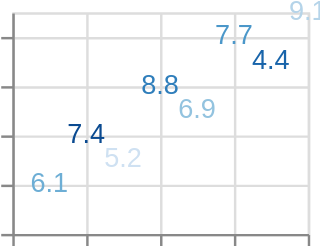

The specification (Vega-Lite) saved for this image:
### Vega-Lite specification from a JSON file in a GitHub repository (floating-point values rounded to 4 significant figures)
{"$schema": "https://vega.github.io/schema/vega-lite/v6.json", "padding": 5, "autosize": "none", "data": {"name": "table", "values": [{"c": "A", "g": "p", "x": 1, "y": 2, "v": 5, "t": "2024-01-15", "o": {"v": 3}, "IMDB Rating": 6.1, "d": "x1"}, {"c": "B", "g": "q", "x": 2, "y": 4, "v": 9, "t": "2024-02-20", "o": {"v": 7}, "IMDB Rating": 7.4, "d": "x2"}, {"c": "A", "g": "q", "x": 3, "y": 3, "v": 2, "t": "2024-03-05", "o": {"v": 1}, "IMDB Rating": 5.2, "d": "x1"}, {"c": "C", "g": "p", "x": 4, "y": 6, "v": 7, "t": "2024-05-30", "o": {"v": 4}, "IMDB Rating": 8.8, "d": "x3"}, {"c": "B", "g": "p", "x": 5, "y": 5, "v": 4, "t": "2024-07-11", "o": {"v": 9}, "IMDB Rating": 6.9, "d": "x2"}, {"c": "C", "g": "q", "x": 6, "y": 8, "v": 6, "t": "2024-09-02", "o": {"v": 2}, "IMDB Rating": 7.7, "d": "x3"}, {"c": "A", "g": "p", "x": 7, "y": 7, "v": 8, "t": "2024-11-25", "o": {"v": 5}, "IMDB Rating": 4.4, "d": "x1"}, {"c": "B", "g": "q", "x": 8, "y": 9, "v": 3, "t": "2024-12-31", "o": {"v": 8}, "IMDB Rating": 9.1, "d": "x2"}]}, "width": 120, "height": 90, "mark": "text", "encoding": {"x": {"field": "x", "type": "quantitative"}, "y": {"field": "y", "type": "quantitative"}, "text": {"field": "IMDB Rating", "type": "quantitative"}, "color": {"field": "v", "type": "quantitative"}, "tooltip": {"field": "IMDB Rating", "type": "quantitative"}}, "config": {"numberFormat": ".1f"}}
